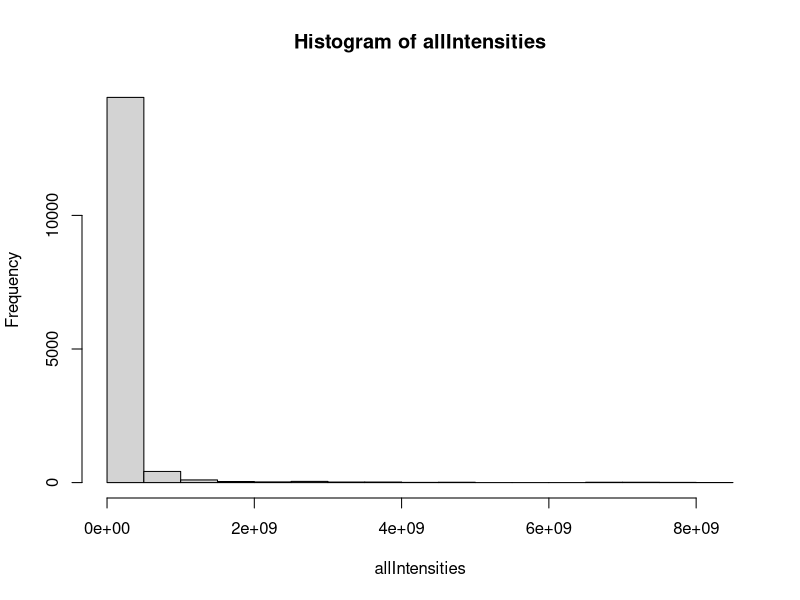
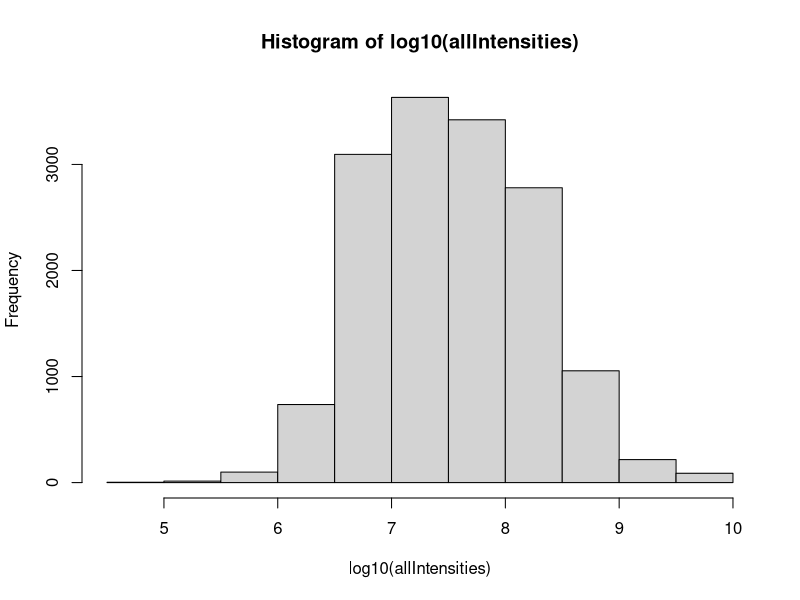
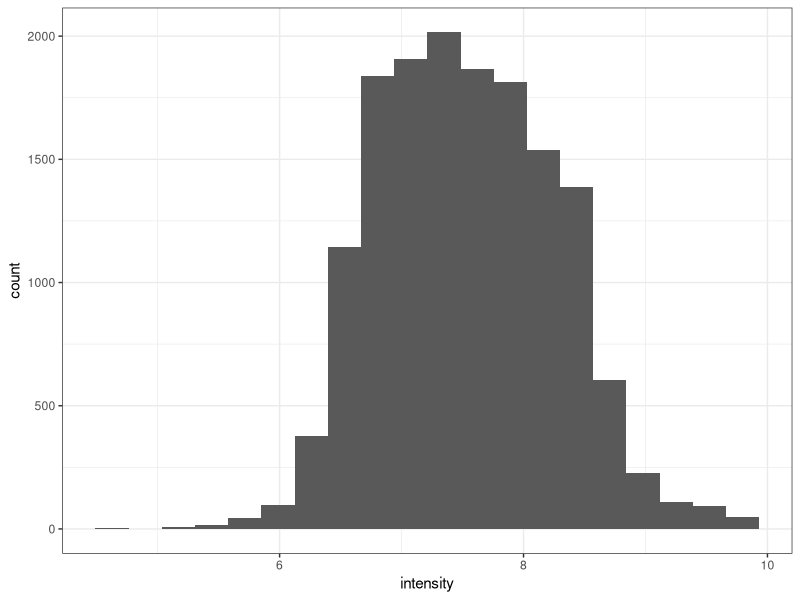
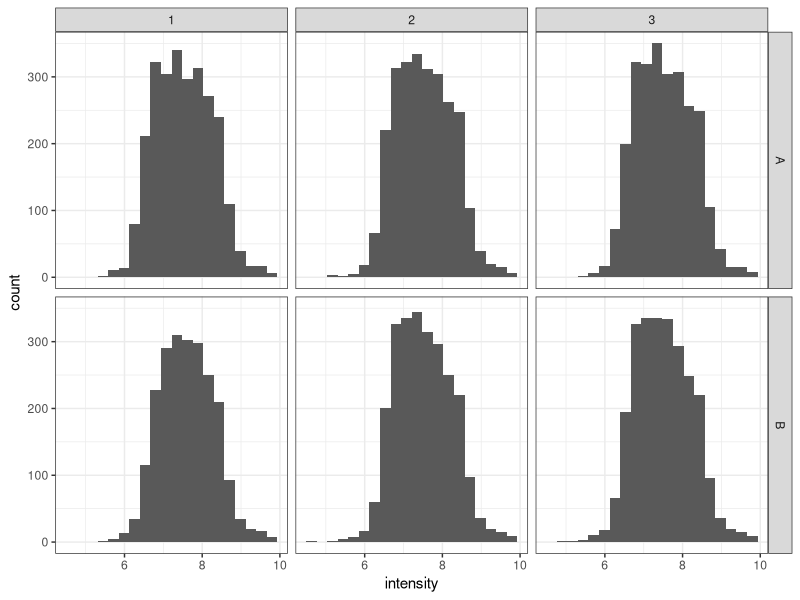
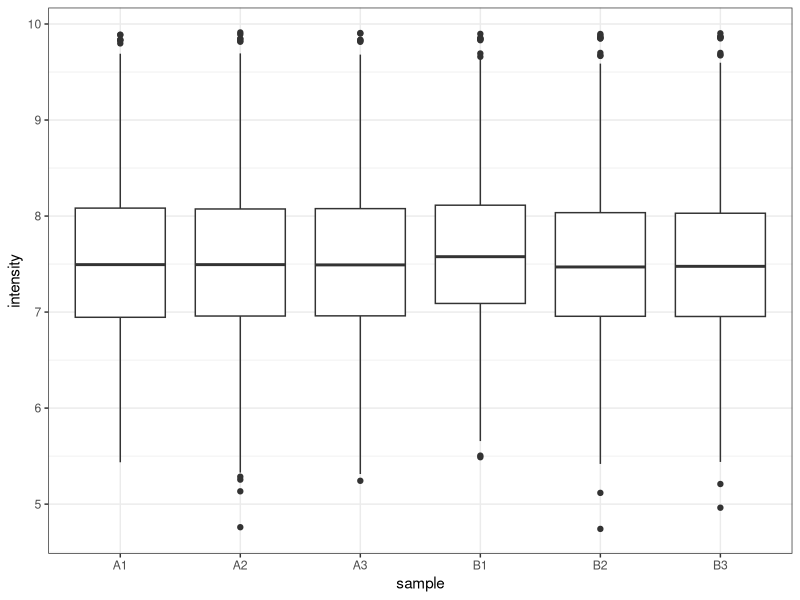
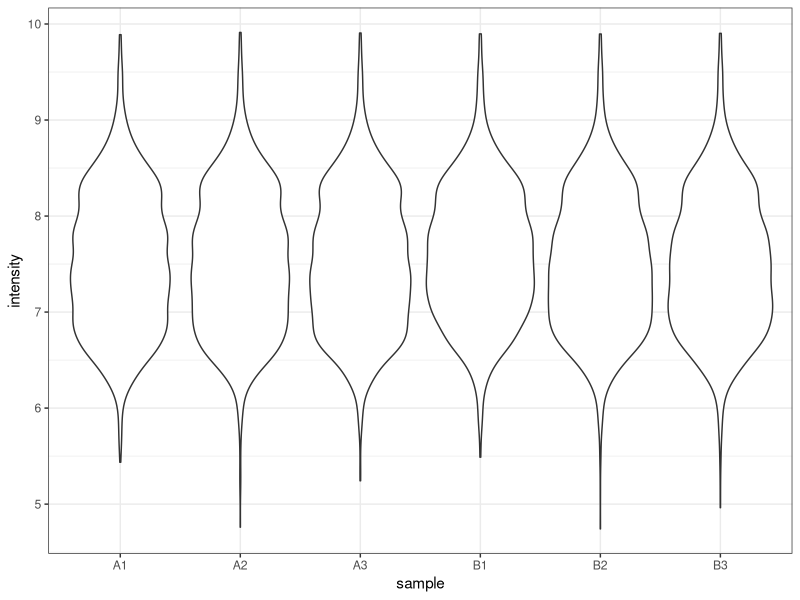
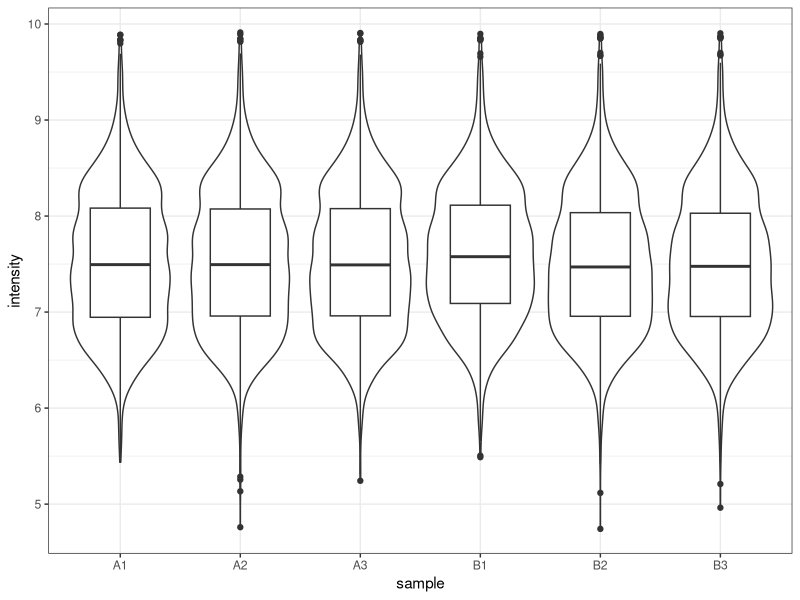

Source code (R) for these figures, in order: (Note: this script raises an error after producing the figures.)
## ---- chunk 1
knitr::opts_chunk$set(echo = TRUE)
## ---- chunk 2

library(ggplot2)

## ---- chunk 3

theme_set(theme_bw(base_size = 11))

## ---- chunk 4

proteinGroupsInput <- read.table(file = "resources/mq.txt", header = T, stringsAsFactors = F, sep = "\t")

## ---- chunk 5

View(proteinGroupsInput)

## ---- chunk 6

table(proteinGroupsInput$Species)

## ---- chunk 7

allIntensities <- c(
    proteinGroupsInput$A1,
    proteinGroupsInput$A2,
    proteinGroupsInput$A3,
    proteinGroupsInput$B1,
    proteinGroupsInput$B2,
    proteinGroupsInput$B3
)

## ---- chunk 8

hist(allIntensities)

## ---- chunk 9

hist(log10(allIntensities))

## ---- chunk 10

    proteinGroupsInput$A1_log <- log10(proteinGroupsInput$A1)
    proteinGroupsInput$A2_log <- log10(proteinGroupsInput$A2)
    proteinGroupsInput$A3_log <- log10(proteinGroupsInput$A3)
    proteinGroupsInput$B1_log <- log10(proteinGroupsInput$B1)
    proteinGroupsInput$B2_log <- log10(proteinGroupsInput$B2)
    proteinGroupsInput$B3_log <- log10(proteinGroupsInput$B3)

## ---- chunk 11

nProteins <- nrow(proteinGroupsInput)

intensitiesDF <- data.frame(
    intensity = c(
        proteinGroupsInput$A1_log,
        proteinGroupsInput$A2_log,
        proteinGroupsInput$A3_log,
        proteinGroupsInput$B1_log,
        proteinGroupsInput$B2_log,
        proteinGroupsInput$B3_log
    ),
    sample = c(
        rep("A1", nProteins),
        rep("A2", nProteins),
        rep("A3", nProteins),
        rep("B1", nProteins),
        rep("B2", nProteins),
        rep("B3", nProteins)
    ),
    condition = c(
        rep("A", nProteins),
        rep("A", nProteins),
        rep("A", nProteins),
        rep("B", nProteins),
        rep("B", nProteins),
        rep("B", nProteins)
    ),
    replicate = c(
        rep("1", nProteins),
        rep("2", nProteins),
        rep("3", nProteins),
        rep("1", nProteins),
        rep("2", nProteins),
        rep("3", nProteins)
    )
)

View(intensitiesDF)

## ---- chunk 12

histogram <- ggplot() + geom_histogram(data = intensitiesDF, mapping = aes(x = intensity), bins = 20, na.rm = T)

plot(histogram)

## ---- chunk 13

histogram <- ggplot() + 
    geom_histogram(data = intensitiesDF, mapping = aes(x = intensity), bins = 20, na.rm = T) +
    facet_grid(condition ~ replicate)

plot(histogram)

## ---- chunk 14

boxPlot <- ggplot() + 
    geom_boxplot(data = intensitiesDF, mapping = aes(x = sample, y = intensity), na.rm = T)

plot(boxPlot)

## ---- chunk 15

violinPlot <- ggplot() + 
    geom_violin(data = intensitiesDF, mapping = aes(x = sample, y = intensity), na.rm = T)

plot(violinPlot)

## ---- chunk 16

violinPlot <- ggplot() + 
    geom_violin(data = intensitiesDF, mapping = aes(x = sample, y = intensity), na.rm = T) +
    geom_boxplot(data = intensitiesDF, mapping = aes(x = sample, y = intensity), width = 0.5, na.rm = T)

plot(violinPlot)

## ---- chunk 17

print("A1")
sum(is.na(proteinGroupsInput$A1))

print("A2")
sum(is.na(proteinGroupsInput$A2))

print("A3")
sum(is.na(proteinGroupsInput$A3))

print("B1")
sum(is.na(proteinGroupsInput$B1))

print("B2")
sum(is.na(proteinGroupsInput$B2))

print("B3")
sum(is.na(proteinGroupsInput$B3))

## ---- chunk 18

aValues <- proteinGroupsInput[, c("A1", "A2", "A3")]
aNA <- apply(X = aValues, FUN = is.na, MARGIN = c(1, 2))
aNaSum <- apply(X = aNA, FUN = sum, MARGIN = 1)

proteinGroupsAfiltered <- proteinGroupsInput[aNaSum <= 1, ]

print(paste0("# proteins excluded: ", nrow(proteinGroupsInput) - nrow(proteinGroupsAfiltered)))

## ---- chunk 19

aValues <- proteinGroupsNaFiltered[, c("A1", "A2", "A3")]
aNA <- apply(X = aValues, FUN = is.na, MARGIN = c(1, 2))
aNaSum <- apply(X = aNA, FUN = sum, MARGIN = 1)

bValues <- proteinGroupsNaFiltered[, c("B1", "B2", "B3")]
bNA <- apply(X = bValues, FUN = is.na, MARGIN = c(1, 2))
bNaSum <- apply(X = bNA, FUN = sum, MARGIN = 1)

allValues <- cbind(aValues, bValues)
allNA <- apply(X = allValues, FUN = is.na, MARGIN = c(1, 2))
allNaSum <- apply(X = allNA, FUN = sum, MARGIN = 1)

print("# protein with missing values in A: ")
table(aNaSum)

print("# protein with missing values in B: ")
table(bNaSum)

print("# protein with missing values: ")
table(allNaSum)


## ---- chunk 20

impute <- function(value, mean, sd, limit) {
    
    if (!is.na(value)) {
        return(value)
    }
    
    while (T) {
        
        
        result <- rnorm(1, mean = mean, sd = sd)
        
        if (result < limit) {
            
            return(result)
            
        }   
    }
    
    return(NA)
    
}


## ---- chunk 21

for (column in c("A1", "A2", "A3", "B1", "B2", "B3")) {
    
    logCol <- paste0(column, "_log")
    imputedCol <- paste0(column, "_imputed")
    imputedLogCol <- paste0(logCol, "_imputed")
    
    mean <- mean(proteinGroupsNaFiltered[, logCol], na.rm = T)
    sd <- sd(proteinGroupsNaFiltered[, logCol], na.rm = T)
    limit <- min(proteinGroupsNaFiltered[, logCol], na.rm = T)
    
    proteinGroupsNaFiltered[, imputedLogCol] <- sapply(X = proteinGroupsNaFiltered[, logCol], FUN = impute, mean = mean, sd = sd, limit = limit)
    
    proteinGroupsNaFiltered[, imputedCol] <- 10 ^ proteinGroupsNaFiltered[, imputedLogCol]
    
}


## ---- chunk 22

# Make a data frame of values to plot

nProteins <- nrow(proteinGroupsNaFiltered)

intensitiesDF <- data.frame(
    intensity = c(
        proteinGroupsNaFiltered$A1_log_imputed,
        proteinGroupsNaFiltered$A2_log_imputed,
        proteinGroupsNaFiltered$A3_log_imputed,
        proteinGroupsNaFiltered$B1_log_imputed,
        proteinGroupsNaFiltered$B2_log_imputed,
        proteinGroupsNaFiltered$B3_log_imputed
    ),
    sample = c(
        rep("A1", nProteins),
        rep("A2", nProteins),
        rep("A3", nProteins),
        rep("B1", nProteins),
        rep("B2", nProteins),
        rep("B3", nProteins)
    ),
    condition = c(
        rep("A", nProteins),
        rep("A", nProteins),
        rep("A", nProteins),
        rep("B", nProteins),
        rep("B", nProteins),
        rep("B", nProteins)
    ),
    replicate = c(
        rep("1", nProteins),
        rep("2", nProteins),
        rep("3", nProteins),
        rep("1", nProteins),
        rep("2", nProteins),
        rep("3", nProteins)
    ),
    imputed = c(
        is.na(proteinGroupsNaFiltered$A1_log),
        is.na(proteinGroupsNaFiltered$A2_log),
        is.na(proteinGroupsNaFiltered$A3_log),
        is.na(proteinGroupsNaFiltered$B1_log),
        is.na(proteinGroupsNaFiltered$B2_log),
        is.na(proteinGroupsNaFiltered$B3_log)
    )
)


# Build plot

histogram <- ggplot() + 
    geom_histogram(data = intensitiesDF, mapping = aes(x = intensity, fill = imputed), bins = 20) +
    facet_grid(condition ~ replicate)


# Plot

plot(histogram)



## ---- chunk 23
proteinGroupsRatios <- data.frame(proteinIDs = proteinGroups$Protein.IDs, 
                     molm13 = proteinGroups$Ratio.H.L.normalized.E1, 
                     mv411 = proteinGroups$Ratio.H.L.normalized.E2,
                     nb4 = proteinGroups$Ratio.H.L.normalized.E3,
                     ociAml3 = proteinGroups$Ratio.H.L.normalized.E4,
                     thp1 = proteinGroups$Ratio.H.L.normalized.E5)
diagnosisCellLines <- c("mv411", "ociAml3")
relapseCellLines <- c("molm13", "nb4", "thp1")
## ---- chunk 24
cellLineX <- "mv411"
cellLineY <- "ociAml3"
scatterPlot <- ggplot()
scatterPlot <- scatterPlot + geom_point(aes(x=proteinGroupsRatios[,cellLineX], y=proteinGroupsRatios[,cellLineY]), alpha=0.2, col="blue", size=1, na.rm = T)
scatterPlot <- scatterPlot + xlab(cellLineX) + ylab(cellLineY)
plot(scatterPlot)
## ---- chunk 25
proteinGroupsRatios[proteinGroupsRatios$proteinIDs == "A0FGR8",]
## ---- chunk 26
proteinGroupsRatios[proteinGroupsRatios$proteinIDs == "A0FGR8", names(proteinGroupsRatios) %in% diagnosisCellLines]
## ---- chunk 27
proteinGroupsRatios[proteinGroupsRatios$proteinIDs == "A0JLT2",]
## ---- chunk 28
is.na(proteinGroupsRatios[proteinGroupsRatios$proteinIDs == "A0JLT2",])
## ---- chunk 29
sum(is.na(proteinGroupsRatios[proteinGroupsRatios$proteinIDs == "A0JLT2", names(proteinGroupsRatios) %in% diagnosisCellLines]))
## ---- chunk 30
nMissingDiagnosis <- rowSums(is.na(proteinGroupsRatios[, names(proteinGroupsRatios) %in% diagnosisCellLines]))
nMissingRelapse <- rowSums(is.na(proteinGroupsRatios[, names(proteinGroupsRatios) %in% relapseCellLines]))
validProteinGroupsRatios <- proteinGroupsRatios[nMissingDiagnosis == 0 & nMissingRelapse <= 1,]

nLines <- length(validProteinGroupsRatios$proteinIDs)
nFiltered <- length(proteinGroupsRatios$proteinIDs) - length(validProteinGroupsRatios$proteinIDs)
paste("New number of protein groups: ", nLines, ", Number of protein groups removed: ", nFiltered, sep="")
## ---- chunk 31
categoryDiagnosis <- character(length(nMissingDiagnosis))
categoryDiagnosis[] <- "Diagnosis"
categoryRelapse <- character(length(nMissingRelapse))
categoryRelapse[] <- "Relapse"
categories <- c(categoryDiagnosis, categoryRelapse)
values <- c(nMissingDiagnosis, nMissingRelapse)

missingValuesHistogramPlot <- ggplot()
missingValuesHistogramPlot <- missingValuesHistogramPlot + geom_bar(aes(x=values, fill=categories), position = "dodge")
missingValuesHistogramPlot <- missingValuesHistogramPlot + xlab("Number of missing values") + ylab("Number of proteins")
plot(missingValuesHistogramPlot)
## ---- chunk 32
validProteinGroupsRatios[,"molm13"] <- 1/validProteinGroupsRatios[,"molm13"]
validProteinGroupsRatios[,"mv411"] <- 1/validProteinGroupsRatios[,"mv411"]
validProteinGroupsRatios[,"nb4"] <- 1/validProteinGroupsRatios[,"nb4"]
validProteinGroupsRatios[,"ociAml3"] <- 1/validProteinGroupsRatios[,"ociAml3"]
validProteinGroupsRatios[,"thp1"] <- 1/validProteinGroupsRatios[,"thp1"]
## ---- chunk 33
categories <- c()
categoryCellLine <- character(length(validProteinGroupsRatios[,"molm13"]))
categoryCellLine[] <- "molm13"
categories <- c(categories, categoryCellLine)
categoryCellLine <- character(length(validProteinGroupsRatios[,"mv411"]))
categoryCellLine[] <- "mv411"
categories <- c(categories, categoryCellLine)
categoryCellLine <- character(length(validProteinGroupsRatios[,"nb4"]))
categoryCellLine[] <- "nb4"
categories <- c(categories, categoryCellLine)
categoryCellLine <- character(length(validProteinGroupsRatios[,"ociAml3"]))
categoryCellLine[] <- "ociAml3"
categories <- c(categories, categoryCellLine)
categoryCellLine <- character(length(validProteinGroupsRatios[,"thp1"]))
categoryCellLine[] <- "thp1"
categories <- c(categories, categoryCellLine)
values <- c(validProteinGroupsRatios[,"molm13"],
            validProteinGroupsRatios[,"mv411"],
            validProteinGroupsRatios[,"nb4"],
            validProteinGroupsRatios[,"ociAml3"],
            validProteinGroupsRatios[,"thp1"])
ratiosDensityPlot <- ggplot()
ratiosDensityPlot <- ratiosDensityPlot + geom_density(aes(x=values, col=categories, fill = categories), alpha = 0.1, na.rm=TRUE)
ratiosDensityPlot <- ratiosDensityPlot + xlim(0, 5)
ratiosDensityPlot <- ratiosDensityPlot + xlab("Ratio") + ylab("Density of proteins")
plot(ratiosDensityPlot)
## ---- chunk 34
validProteinGroupsRatios[,"molm13"] <- log2(validProteinGroupsRatios[,"molm13"])
validProteinGroupsRatios[,"mv411"] <- log2(validProteinGroupsRatios[,"mv411"])
validProteinGroupsRatios[,"nb4"] <- log2(validProteinGroupsRatios[,"nb4"])
validProteinGroupsRatios[,"ociAml3"] <- log2(validProteinGroupsRatios[,"ociAml3"])
validProteinGroupsRatios[,"thp1"] <- log2(validProteinGroupsRatios[,"thp1"])
## ---- chunk 35
categories <- c()
categoryCellLine <- character(length(validProteinGroupsRatios[,"molm13"]))
categoryCellLine[] <- "molm13"
categories <- c(categories, categoryCellLine)
categoryCellLine <- character(length(validProteinGroupsRatios[,"mv411"]))
categoryCellLine[] <- "mv411"
categories <- c(categories, categoryCellLine)
categoryCellLine <- character(length(validProteinGroupsRatios[,"nb4"]))
categoryCellLine[] <- "nb4"
categories <- c(categories, categoryCellLine)
categoryCellLine <- character(length(validProteinGroupsRatios[,"ociAml3"]))
categoryCellLine[] <- "ociAml3"
categories <- c(categories, categoryCellLine)
categoryCellLine <- character(length(validProteinGroupsRatios[,"thp1"]))
categoryCellLine[] <- "thp1"
categories <- c(categories, categoryCellLine)
values <- c(validProteinGroupsRatios[,"molm13"],
            validProteinGroupsRatios[,"mv411"],
            validProteinGroupsRatios[,"nb4"],
            validProteinGroupsRatios[,"ociAml3"],
            validProteinGroupsRatios[,"thp1"])
ratiosDensityPlot <- ggplot()
ratiosDensityPlot <- ratiosDensityPlot + geom_density(aes(x=values, col=categories, fill = categories), alpha = 0.1, na.rm=TRUE)
ratiosDensityPlot <- ratiosDensityPlot + xlab("Ratio") + ylab("Density of proteins")
plot(ratiosDensityPlot)
## ---- chunk 36
cellLineMedian <- median(validProteinGroupsRatios[,"molm13"], na.rm = T)
validProteinGroupsRatios[,"molm13"] <- validProteinGroupsRatios[,"molm13"] - cellLineMedian
cellLineMedian <- median(validProteinGroupsRatios[,"mv411"], na.rm = T)
validProteinGroupsRatios[,"mv411"] <- validProteinGroupsRatios[,"mv411"] - cellLineMedian
cellLineMedian <- median(validProteinGroupsRatios[,"nb4"], na.rm = T)
validProteinGroupsRatios[,"nb4"] <- validProteinGroupsRatios[,"nb4"] - cellLineMedian
cellLineMedian <- median(validProteinGroupsRatios[,"ociAml3"], na.rm = T)
validProteinGroupsRatios[,"ociAml3"] <- validProteinGroupsRatios[,"ociAml3"] - cellLineMedian
cellLineMedian <- median(validProteinGroupsRatios[,"thp1"], na.rm = T)
validProteinGroupsRatios[,"thp1"] <- validProteinGroupsRatios[,"thp1"] - cellLineMedian
## ---- chunk 37
categories <- c()
categoryCellLine <- character(length(validProteinGroupsRatios[,"molm13"]))
categoryCellLine[] <- "molm13"
categories <- c(categories, categoryCellLine)
categoryCellLine <- character(length(validProteinGroupsRatios[,"mv411"]))
categoryCellLine[] <- "mv411"
categories <- c(categories, categoryCellLine)
categoryCellLine <- character(length(validProteinGroupsRatios[,"nb4"]))
categoryCellLine[] <- "nb4"
categories <- c(categories, categoryCellLine)
categoryCellLine <- character(length(validProteinGroupsRatios[,"ociAml3"]))
categoryCellLine[] <- "ociAml3"
categories <- c(categories, categoryCellLine)
categoryCellLine <- character(length(validProteinGroupsRatios[,"thp1"]))
categoryCellLine[] <- "thp1"
categories <- c(categories, categoryCellLine)
values <- c(validProteinGroupsRatios[,"molm13"],
            validProteinGroupsRatios[,"mv411"],
            validProteinGroupsRatios[,"nb4"],
            validProteinGroupsRatios[,"ociAml3"],
            validProteinGroupsRatios[,"thp1"])
ratiosDensityPlot <- ggplot()
ratiosDensityPlot <- ratiosDensityPlot + geom_density(aes(x=values, col=categories, fill = categories), alpha = 0.1, na.rm=TRUE)
ratiosDensityPlot <- ratiosDensityPlot + xlab("Ratio") + ylab("Density of proteins")
plot(ratiosDensityPlot)
## ---- chunk 38
valuesDiagnostic <- validProteinGroupsRatios[validProteinGroupsRatios$proteinIDs == "A0FGR8", names(validProteinGroupsRatios) %in% diagnosisCellLines]
valuesRelapse <- validProteinGroupsRatios[validProteinGroupsRatios$proteinIDs == "A0FGR8", names(validProteinGroupsRatios) %in% relapseCellLines]
t.test(valuesDiagnostic, valuesRelapse, alternative = "two.sided", paired = F)
## ---- chunk 39
pValues <- c()
ts <- c()
fcs <- c()
pLog <- c()
for (i in 1:length(validProteinGroupsRatios$proteinIDs)) {
  valuesDiagnostic <- validProteinGroupsRatios[i, names(validProteinGroupsRatios) %in% diagnosisCellLines]
  valuesRelapse <- validProteinGroupsRatios[i, names(validProteinGroupsRatios) %in% relapseCellLines]
  test <- t.test(valuesDiagnostic, valuesRelapse, alternative = "two.sided", paired = F)
  pValues <- c(pValues, test$p.value)
  pLog <- c(pLog, -log10(test$p.value))
  ts <- c(ts, test$statistic)
  medianDiagnostic <- median(as.numeric(valuesDiagnostic), na.rm = T)
  medianRelapse <- median(as.numeric(valuesRelapse), na.rm = T)
  fc <- medianRelapse-medianDiagnostic
  fcs <- c(fcs, fc)
}
validProteinGroupsRatios$fc <- fcs
validProteinGroupsRatios$tTestPValue <- pValues
validProteinGroupsRatios$tTestPValueLog <- pLog
validProteinGroupsRatios$tTestStatistic <- ts
## ---- chunk 40

degreesOfFreedom <- 5-2 # 5 cell lines

expectedQuantiles <- rt(length(validProteinGroupsRatios$tTestStatistic), df=degreesOfFreedom)
expectedQuantiles <- sort(expectedQuantiles)
measuredQuantiles <- validProteinGroupsRatios$tTestStatistic
measuredQuantiles <- sort(measuredQuantiles)

qqPlot <- ggplot()
qqPlot <- qqPlot + geom_point(aes(x=expectedQuantiles, y=measuredQuantiles), size = 1, col = "blue")
qqPlot <- qqPlot + geom_line(aes(x=expectedQuantiles, y=expectedQuantiles), size = 1, alpha = 0.5, linetype = "dotted")
qqPlot <- qqPlot + xlab("Expected Quantile") + ylab("Observed Quantile")
plot(qqPlot)
## ---- chunk 41

ppTolerance <-1.1

expectedPValues <- pt(expectedQuantiles, lower.tail = expectedQuantiles < 0, df=degreesOfFreedom)
expectedPValues <- sort(expectedPValues)
expectedPValuesLog <- -log10(expectedPValues)
measuredPValues <- validProteinGroupsRatios$tTestPValue
measuredPValues <- sort(measuredPValues)
measuredPValuesLog <- -log10(measuredPValues)

limitLow <- expectedPValues/ppTolerance
limitLow <- -log10(limitLow)
limitHigh <- ppTolerance * expectedPValues
limitHigh <- -log10(limitHigh)

ppPlot <- ggplot()
ppPlot <- ppPlot + geom_point(aes(x=expectedPValuesLog, y=measuredPValuesLog), size = 1, col = "blue")
ppPlot <- ppPlot + geom_line(aes(x=expectedPValuesLog, y=expectedPValuesLog), size = 1, alpha = 0.5, linetype = "dashed", col="black")
ppPlot <- ppPlot + geom_line(aes(x=expectedPValuesLog, y=limitLow), size = 1, alpha = 0.5, linetype = "dotted", col="red")
ppPlot <- ppPlot + geom_line(aes(x=expectedPValuesLog, y=limitHigh), size = 1, alpha = 0.5, linetype = "dotted", col="red")
ppPlot <- ppPlot + xlab("Expected p-value [-log10(p)]") + ylab("Observed p-value [-log10(p)]")
plot(ppPlot)
## ---- chunk 42

lambda <- measuredPValues/expectedPValues
lambdaLog <- log(lambda, base = ppTolerance)

lambdaHistogramPlot <- ggplot()
lambdaHistogramPlot <- lambdaHistogramPlot + geom_density(aes(x=lambdaLog), col="blue", fill = "blue", alpha = 0.1)
lambdaHistogramPlot <- lambdaHistogramPlot + geom_vline(aes(xintercept=-1), col="red", alpha = 0.8, linetype="dotted")
lambdaHistogramPlot <- lambdaHistogramPlot + geom_vline(aes(xintercept=1), col="red", alpha = 0.8, linetype="dotted")
lambdaHistogramPlot <- lambdaHistogramPlot + xlab(paste("Lambda (Observed p-value / Expected p-value) [log", ppTolerance, "]", sep="")) + ylab("Density of proteins")
plot(lambdaHistogramPlot)

corePopulation <- round(100*length(lambdaLog[abs(lambdaLog) < 1])/length(lambdaLog))/100
## ---- chunk 43

validProteinGroupsRatios$bonferroniPValue <- p.adjust(validProteinGroupsRatios$tTestPValue, method = "bonferroni")
validProteinGroupsRatios$bhFDR <- p.adjust(validProteinGroupsRatios$tTestPValue, method = "BH")

bhPlot <- ggplot()
bhPlot <- bhPlot + geom_line(aes(x=validProteinGroupsRatios$tTestPValueLog, 100 * validProteinGroupsRatios$bonferroniPValue), col="red", alpha = 0.8)
bhPlot <- bhPlot + geom_line(aes(x=validProteinGroupsRatios$tTestPValueLog, 100 * validProteinGroupsRatios$bhFDR), col="blue", alpha = 0.8)
bhPlot <- bhPlot + xlab("Original p-value") + ylab("Bonferroni p-value [%] (red) - BH FDR [%] (blue)")
plot(bhPlot)
## ---- chunk 44
nBinsInOne <- 10
binSize <- 1/nBinsInOne
minFC <- floor(min(validProteinGroupsRatios$fc))
maxFC <- ceiling(max(validProteinGroupsRatios$fc))

quantilesFC <- quantile(validProteinGroupsRatios$fc, c(0.16, 0.5, 0.84), na.rm = T, names = F)
medianFC <- quantilesFC[2]
interQuantilesFC <- quantilesFC[3] - quantilesFC[1]
xDistribution <- minFC + (binSize * (1:(nBinsInOne * (maxFC - minFC))))
yDistribution <- dnorm(x = xDistribution, mean = medianFC, sd = interQuantilesFC/2)
scale <- length(validProteinGroupsRatios$fc)/nBinsInOne
yDistributionNorm <- scale * yDistribution

fcHistogramPlot <- ggplot()
fcHistogramPlot <- fcHistogramPlot + geom_histogram(aes(x=validProteinGroupsRatios$fc), col="blue", fill = "blue", alpha = 0.1, binwidth = binSize)
fcHistogramPlot <- fcHistogramPlot + geom_line(aes(x=xDistribution, yDistributionNorm), col="red", alpha = 0.8)
fcHistogramPlot <- fcHistogramPlot + xlab("Fold Change") + ylab("Number of proteins")
plot(fcHistogramPlot)
## ---- chunk 45

pLimit <- 0.05
pLimitLog <- -log10(pLimit)
regulationConfidence <- character(length(validProteinGroupsRatios$tTestPValueLog))
regulationConfidence <- ifelse(validProteinGroupsRatios$tTestPValue < pLimit, "Significant but not Differentially Expressed", "Not Significant")
regulationConfidence <- ifelse(validProteinGroupsRatios$tTestPValue < pLimit & abs(validProteinGroupsRatios$fc) > 1, "Differentially Expressed", regulationConfidence)

volcanoPlot <- ggplot()
volcanoPlot <- volcanoPlot + geom_point(aes(x=validProteinGroupsRatios$fc, y=validProteinGroupsRatios$tTestPValueLog, col=regulationConfidence), size = 1, alpha = 0.5)
volcanoPlot <- volcanoPlot + geom_hline(aes(yintercept = pLimitLog), col="blue", alpha = 0.8, linetype="dotted", size = 1)
volcanoPlot <- volcanoPlot + geom_vline(aes(xintercept = -1), col="blue", alpha = 0.8, linetype="dotted", size = 1)
volcanoPlot <- volcanoPlot + geom_vline(aes(xintercept = 1), col="blue", alpha = 0.8, linetype="dotted", size = 1)
volcanoPlot <- volcanoPlot + scale_color_manual(values=c("darkgreen", "darkRed", "darkorange"), name="Protein Category")
volcanoPlot <- volcanoPlot + xlab("Fold Change [log2]") + ylab("p-value [-log(p)]")
plot(volcanoPlot)
## ---- chunk 46
for (i in 1:length(diagnosisCellLines)) {
  validProteinGroupsRatios[,diagnosisCellLines[i]] <- ifelse(is.na(validProteinGroupsRatios[,diagnosisCellLines[i]]), 0, validProteinGroupsRatios[,diagnosisCellLines[i]])
}
for (i in 1:length(relapseCellLines)) {
  validProteinGroupsRatios[,relapseCellLines[i]] <- ifelse(is.na(validProteinGroupsRatios[,relapseCellLines[i]]), 0, validProteinGroupsRatios[,relapseCellLines[i]])
}
## ---- chunk 47

pcaInput <- data.frame(validProteinGroupsRatios$molm13, 
                       validProteinGroupsRatios$mv411, 
                       validProteinGroupsRatios$nb4, 
                       validProteinGroupsRatios$ociAml3, 
                       validProteinGroupsRatios$thp1)
pca <- prcomp(pcaInput)
pc1 <- pca$rotation[,1]
pc2 <- pca$rotation[,2]
totalStd <- sum(pca$sdev)
contribution1 <- round(100*pca$sdev[1]/totalStd)
contribution2 <- round(100*pca$sdev[2]/totalStd)
names <- names(validProteinGroupsRatios)[2:6]

pcaPlot <- ggplot()
pcaPlot <- pcaPlot + geom_point(aes(x=pc1, y=pc2, col=names))
pcaPlot <- pcaPlot + xlab(paste("PC1 [", contribution1, "%]", sep=""))
pcaPlot <- pcaPlot + ylab(paste("PC2 [", contribution2, "%]", sep=""))
plot(pcaPlot)
